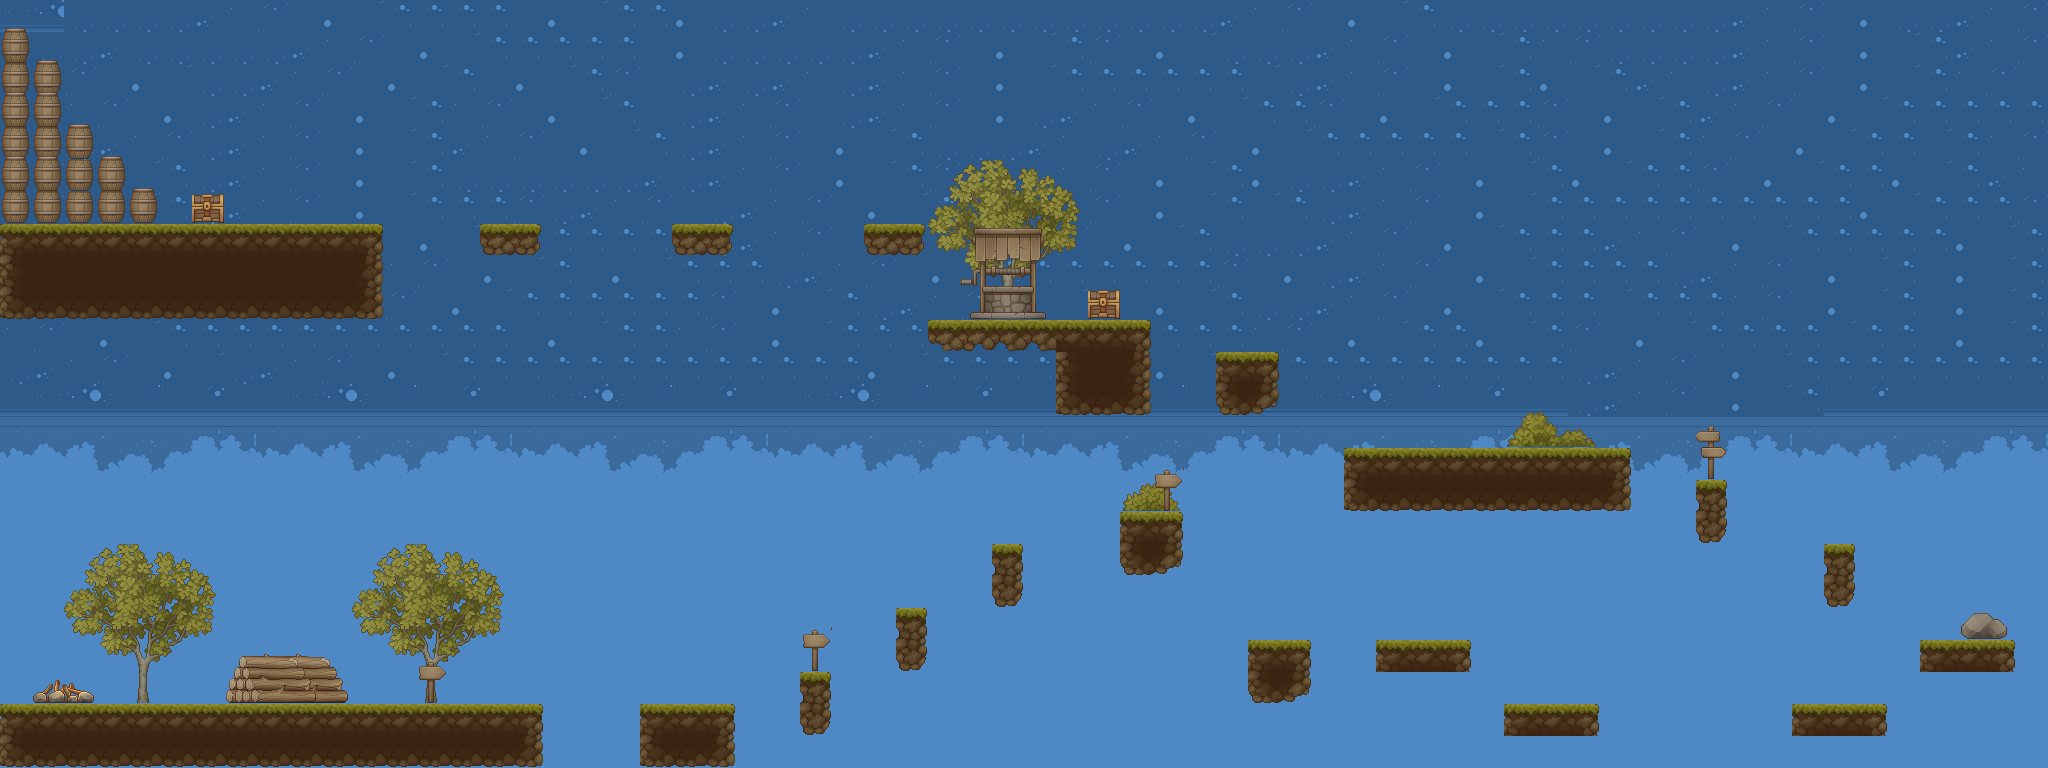

Below is a game level as drawn by its tile map, then a one-line description and the .tmx that defines it (tile-layer data replaced by summaries):
An orthogonal 64x24 tile map with 32x32 px tiles, 3 tile layers (Background, Terrain, Foreground), 1 hidden layer not drawn, 4 tilesets.

<map version="1.9" tiledversion="1.9.2" orientation="orthogonal" renderorder="right-down" width="64" height="24" tilewidth="32" tileheight="32" infinite="0" nextlayerid="11" nextobjectid="8">
 <tileset firstgid="1" name="background_0" tilewidth="32" tileheight="32" margin="1" tilecount="40" columns="8">
  <image source="background_0.png" width="288" height="180" />
 </tileset>
 <tileset firstgid="41" name="TX Tileset Ground" tilewidth="32" tileheight="32" margin="1" tilecount="225" columns="15">
  <image source="TX Tileset Ground.png" width="512" height="512" />
 </tileset>
 <tileset firstgid="266" name="TX Village Props" tilewidth="32" tileheight="32" margin="1" tilecount="961" columns="31">
  <image source="TX Village Props.png" width="1024" height="1024" />
 </tileset>
 <tileset firstgid="1227" name="MapMetadata" tilewidth="32" tileheight="32" margin="1" tilecount="2" columns="2">
  <image source="MapMetadata.png" width="67" height="34" />
 </tileset>
 <layer id="8" name="COLLIDERS" width="64" height="24" visible="0">
  <properties>
   <property name="Draw" type="bool" value="false" />
  </properties>
  <data>[1536 cells, 262 non-empty, 1 distinct tile ids]</data>
 </layer>
 <layer id="7" name="Background" width="64" height="24">
  <properties>
   <property name="Draw" type="bool" value="true" />
  </properties>
  <data>[1536 cells, 1536 non-empty, 40 distinct tile ids]</data>
 </layer>
 <layer id="10" name="Terrain" width="64" height="24">
  <properties>
   <property name="Draw" type="bool" value="true" />
  </properties>
  <data>[1536 cells, 231 non-empty, 67 distinct tile ids]</data>
 </layer>
 <layer id="9" name="Foreground" width="64" height="24">
  <properties>
   <property name="Draw" type="bool" value="true" />
  </properties>
  <data>[1536 cells, 88 non-empty, 47 distinct tile ids]</data>
 </layer>
</map>
